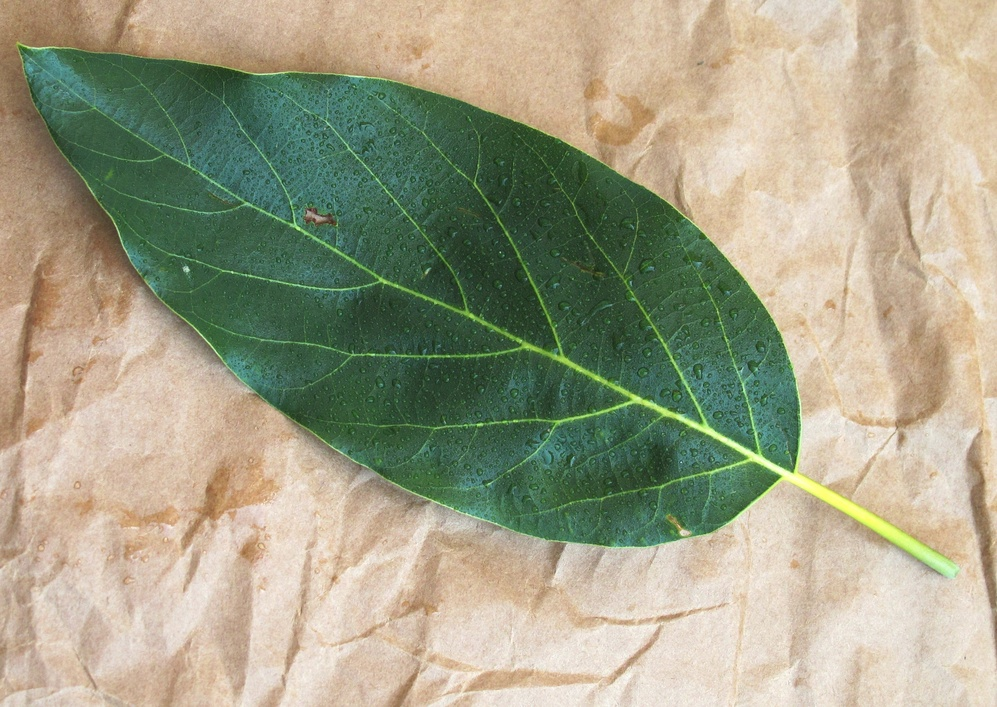
#> input picture DeepLearning/Day16/img.jpg, 997 x 707 px, shrunk from 2683 x 1903 before the run
$ python morphological.py
#> lines starting #> are read from the running program, lines starting #| are printed output that depends on the picture
import cv2
import numpy as np

image = cv2.imread("img.jpg")
#> image is the input picture: shape (707, 997, 3); mean B, G, R 134.6, 159.9, 161.1
gray = cv2.cvtColor(image, cv2.COLOR_BGR2GRAY)

# create kernel
kernel = np.ones((5,5), np.uint8)

# Erosion
erosion = cv2.erode(gray, kernel, iterations=1)
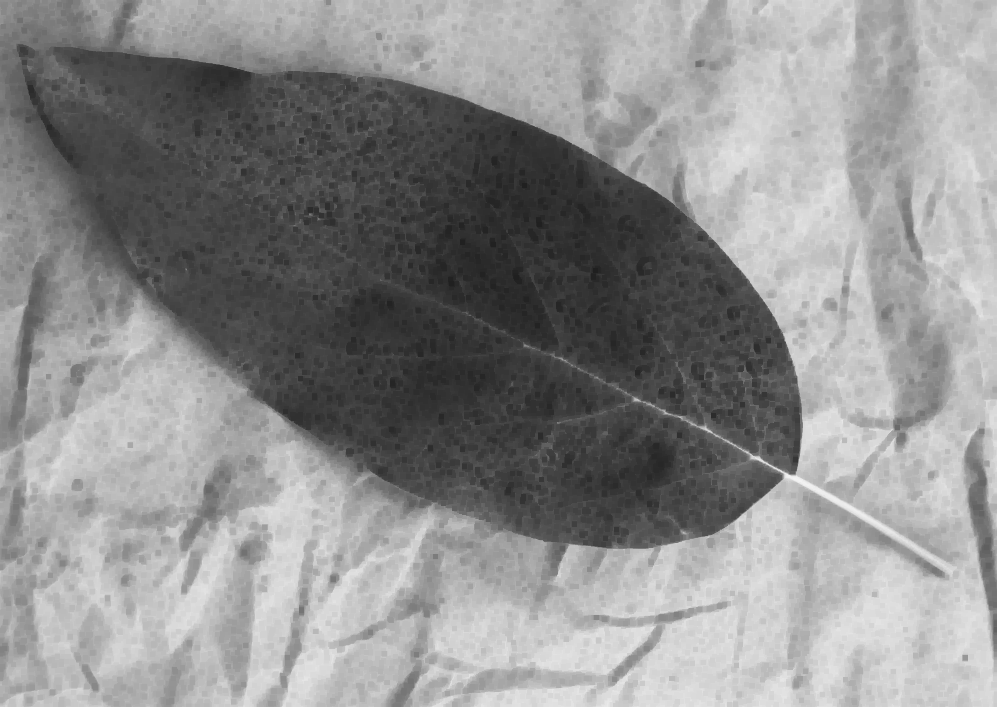
#> erosion: shape (707, 997); min 31, max 243, mean 141.3

# Dilation
dilation = cv2.dilate(gray, kernel, iterations=1)
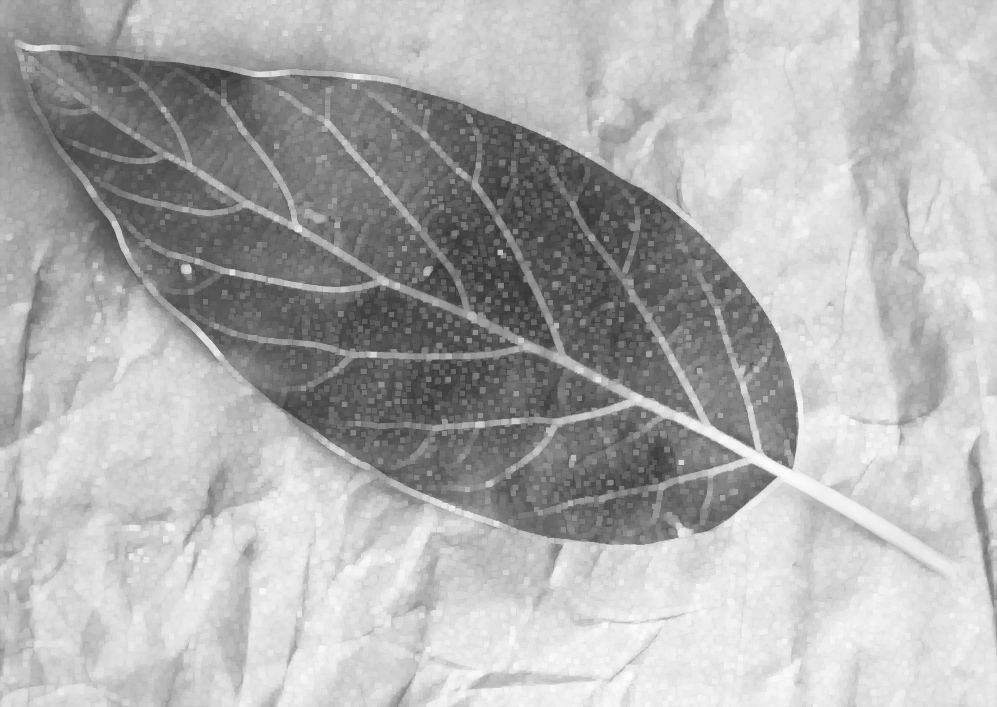
#> dilation: shape (707, 997); min 53, max 252, mean 175.2

# Opening
opening = cv2.morphologyEx(gray, cv2.MORPH_OPEN, kernel)
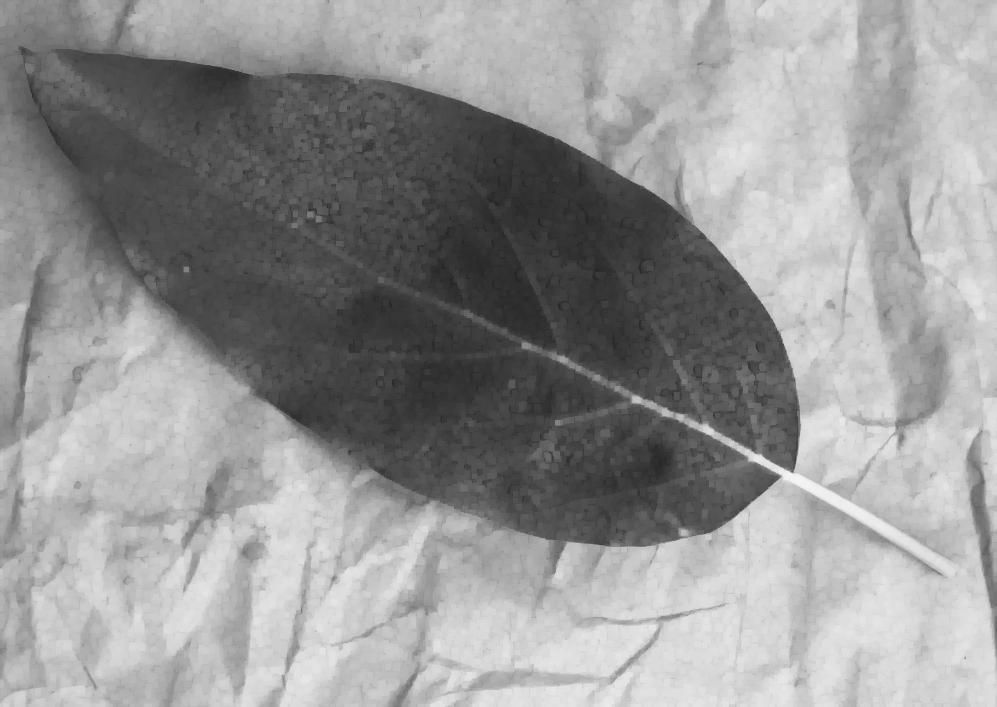
#> opening: shape (707, 997); min 31, max 243, mean 149.2

# closing
closing = cv2.morphologyEx(gray, cv2.MORPH_CLOSE, kernel)
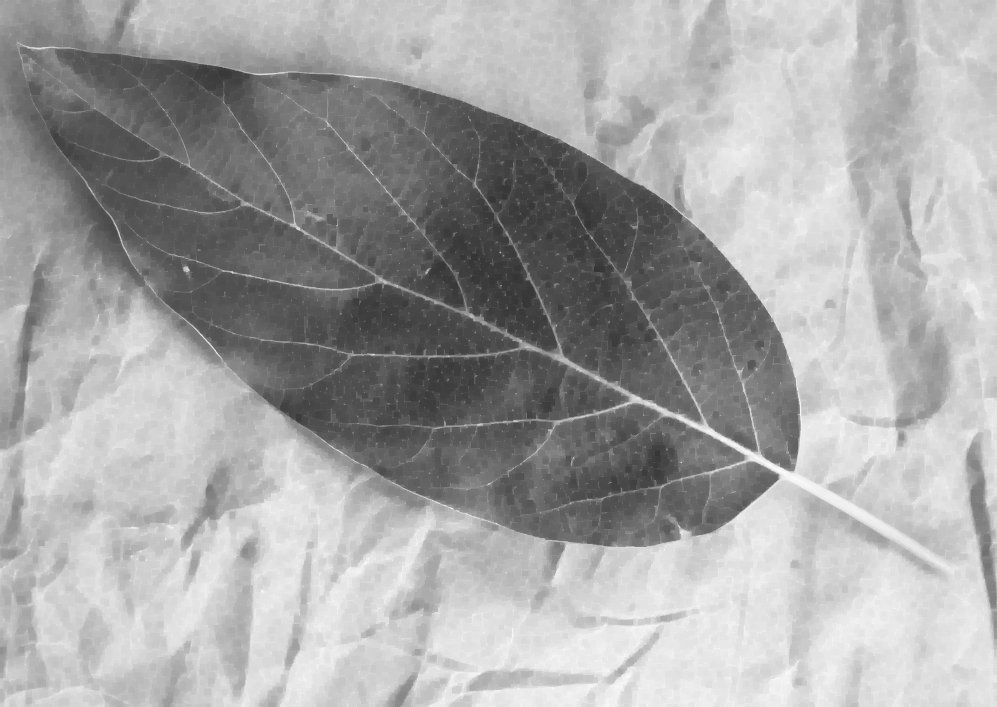
#> closing: shape (707, 997); min 53, max 252, mean 165.1

# Gradient
gradient = cv2.morphologyEx(gray, cv2.MORPH_GRADIENT, kernel)
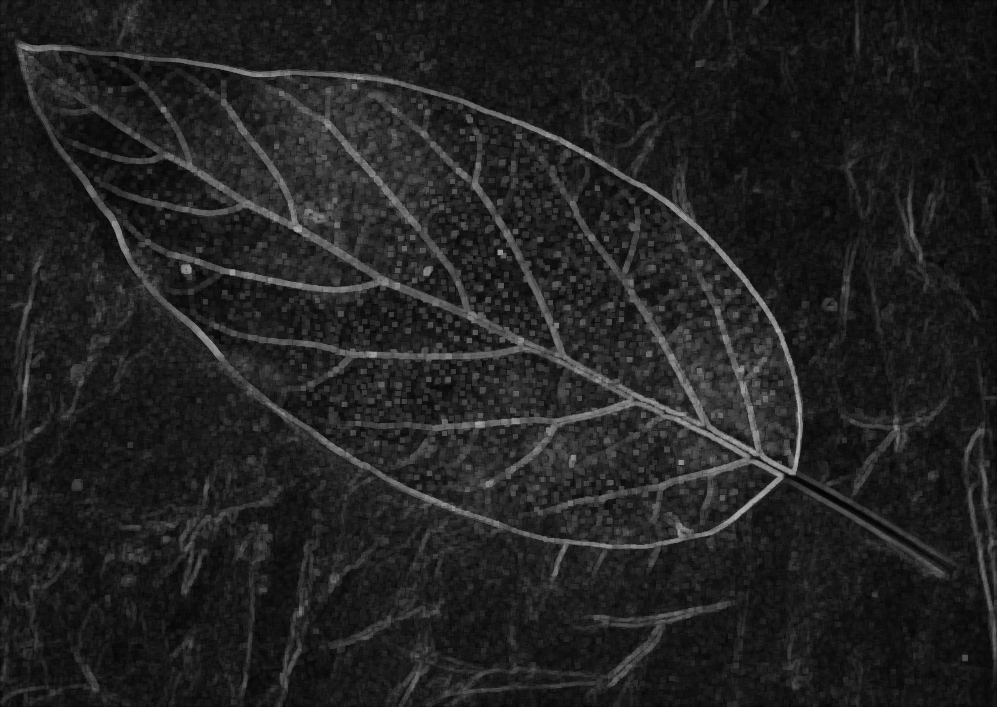
#> gradient: shape (707, 997); min 1, max 180, mean 33.9

# tophat
top_hat = cv2.morphologyEx(gray, cv2.MORPH_TOPHAT, kernel)
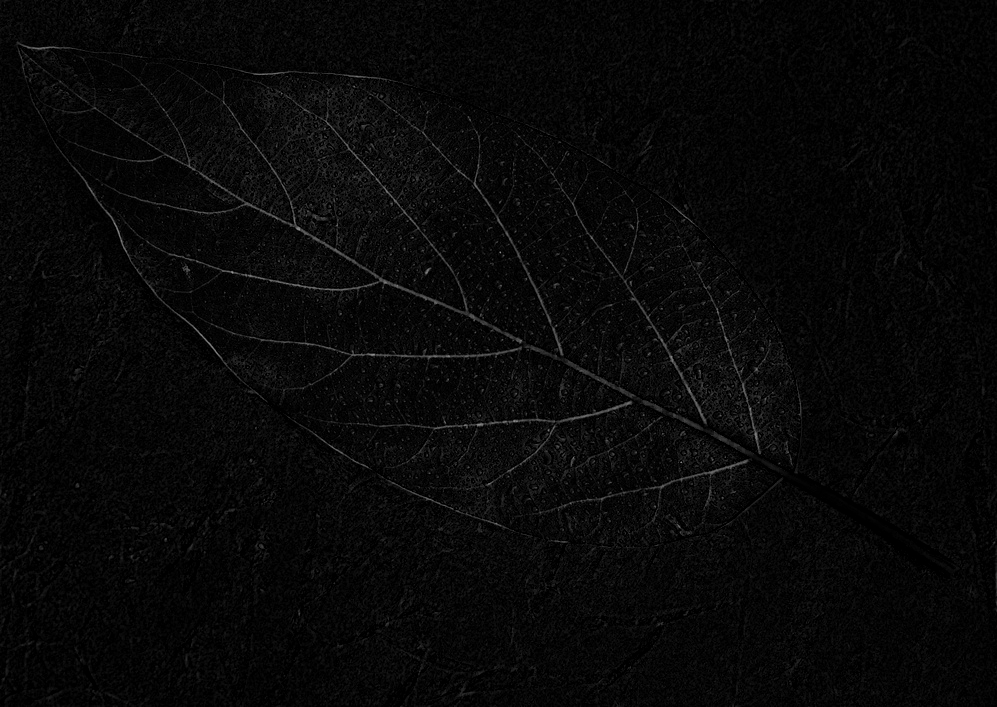
#> top_hat: shape (707, 997); min 0, max 152, mean 8.2

# blackhat
black_hat = cv2.morphologyEx(gray, cv2.MORPH_BLACKHAT, kernel)

cv2.imshow("Original Image", image)
cv2.imshow("Grayscale Image", gray)
cv2.imshow("Erosion", erosion)
cv2.imshow("Dilation", dilation)
cv2.imshow("Opening", opening)
cv2.imshow("Closing", closing)
cv2.imshow("Morphological Gradient", gradient)
cv2.imshow("Tophat", top_hat)
cv2.imshow("Blackhat", black_hat)

cv2.waitKey(0)
cv2.destroyAllWindows()
